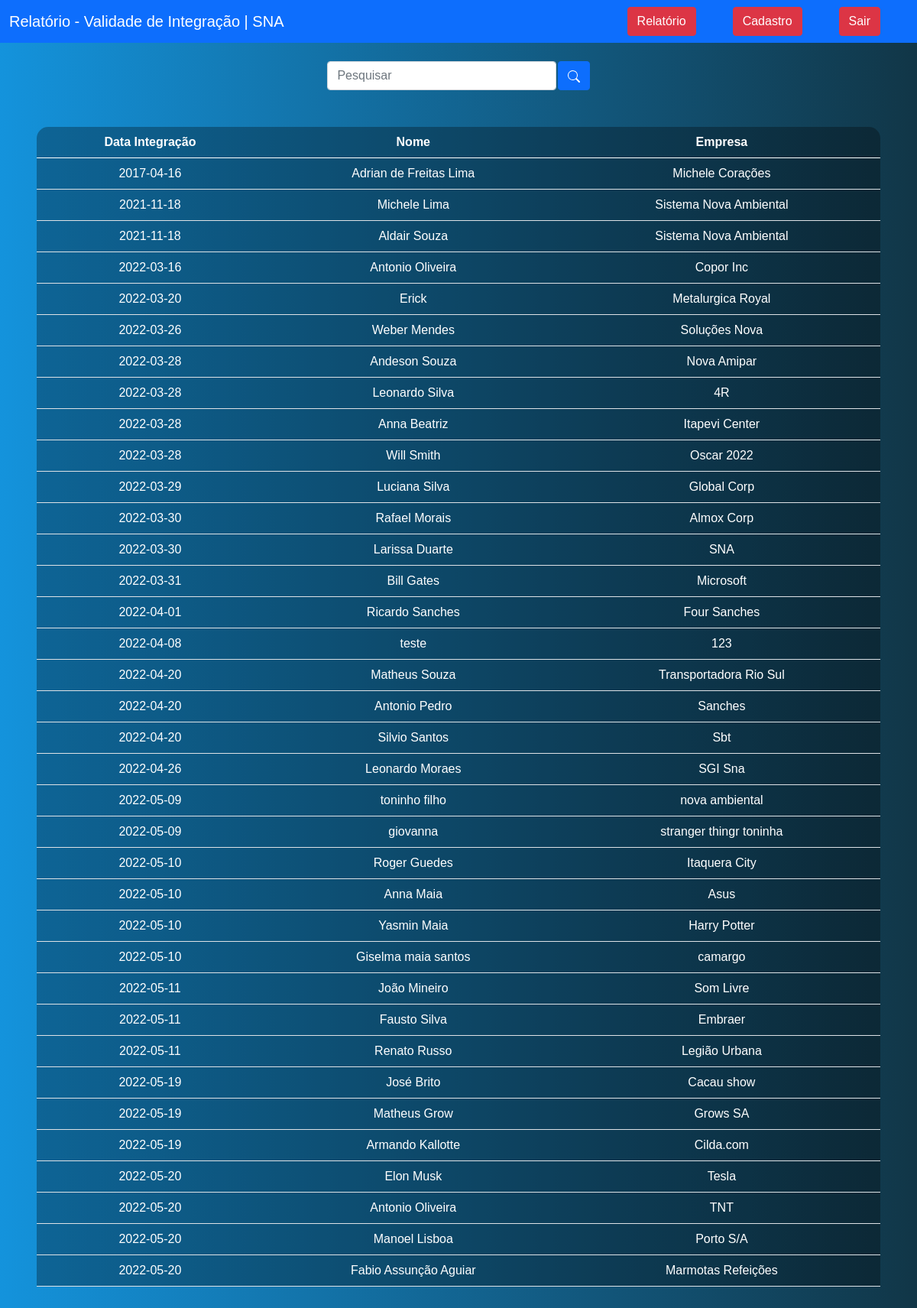
The page /formulario/IntegVencida.php (signed in) on the database its author committed.
### tables this page shows
CREATE TABLE `tab_cadastro` (
  `id` int(11) NOT NULL,
  `nome` varchar(45) NOT NULL,
  `rg` varchar(20) NOT NULL,
  `cnh` varchar(20) NOT NULL,
  `empresa` varchar(45) NOT NULL,
  `foto` varchar(50) NOT NULL,
  `motivo` varchar(50) NOT NULL,
  `autorizadopor` varchar(50) NOT NULL,
  `data_visita` date NOT NULL,
  `Hora_Entrada` time NOT NULL,
  `integracao` varchar(15) NOT NULL,
  `data_integ` date NOT NULL,
  `usoepis` varchar(20) NOT NULL,
  `observ` varchar(100) NOT NULL,
  `login` varchar(20) DEFAULT NULL,
  `senha` varchar(10) DEFAULT NULL
);

### formulario/IntegVencida.php (the view, shortened to what this page needs)
<?php
    include_once('config.php');
    if(!empty($_GET['search']))
    {
        $data = $_GET['search'];
        $sql = "SELECT * FROM tab_cadastro WHERE empresa LIKE '%$data%' or nome LIKE '%$data%' or rg LIKE '%$data%' ORDER BY id DESC";
    }
    else
    {
        $sql = "SELECT * FROM `tab_cadastro` ORDER BY `tab_cadastro`.`data_integ` ASC";
    }
        $result = $conexao->query($sql);
?>
<!DOCTYPE html>
<html lang="en">
<head>
    <link href="https://cdn.jsdelivr.net/npm/bootstrap@5.0.2/dist/css/bootstrap.min.css" rel="stylesheet">
</head>
<body>
    <nav class="navbar navbar-expand-lg navbar-dark bg-primary">
        <div class="container-fluid">
            <a class="navbar-brand" href="#">Relatório - Validade de Integração | SNA</a>
        </div>
        <div class="d-flex">
            <a href="sistema.php" class="btn btn-danger me-5">Relatório</a>
        </div>
        <div class="d-flex">
            <a href="formulario.php" class="btn btn-danger me-5">Cadastro</a>
        </div>
        <div class="d-flex">
            <a href="sair.php" class="btn btn-danger me-5">Sair</a>
        </div>
    </nav>
    <br>
    <div class="box-search">
        <input type="search" class="form-control w-25" placeholder="Pesquisar" id="pesquisar">
        <button onclick="searchData()" class="btn btn-primary">
        </button>
    </div>
    <div class="m-5">
        <table class="table text-white table-bg">
            <thead>
                <tr>
                    <th scope="col">Data Integração</th>
                    <th scope="col">Nome</th>
                    <th scope="col">Empresa</th>
                </tr>
            </thead>
            <tbody>
                <?php
                    while($user_data = mysqli_fetch_assoc($result)) {
                        echo "<tr>";
                        echo "<td>".$user_data['data_integ']."</td>";
                        echo "<td>".$user_data['nome']."</td>";
                        echo "<td>".$user_data['empresa']."</td>";
                    }
                    ?>
            </tbody>
        </table>
    </div>
</body>
</html>

### formulario/IntegVencida.php (style rules this page uses)
body { font-family: Arial, Helvetica, sans-serif; background: linear-gradient(to right, rgb(20, 147, 220), rgb(17, 54, 71)); color: white; text-align: center; }
.table-bg { background: rgba(0, 0, 0, 0.3); border-radius: 15px 15px 0 0; }
.box-search { display: flex; justify-content: center; gap: .1%; }

### rows shown on the page
tab_cadastro: data_integ "2017-04-16", nome "Adrian de Freitas Lima", empresa "Michele Corações"
tab_cadastro: data_integ "2021-11-18", nome "Michele Lima", empresa "Sistema Nova Ambiental"
tab_cadastro: data_integ "2021-11-18", nome "Aldair Souza", empresa "Sistema Nova Ambiental"
tab_cadastro: data_integ "2022-03-16", nome "Antonio Oliveira", empresa "Copor Inc"
tab_cadastro: data_integ "2022-03-20", nome "Erick", empresa "Metalurgica Royal"
tab_cadastro: data_integ "2022-03-26", nome "Weber Mendes", empresa "Soluções Nova"
tab_cadastro: data_integ "2022-03-28", nome "Andeson Souza", empresa "Nova Amipar"
tab_cadastro: data_integ "2022-03-28", nome "Leonardo Silva", empresa "4R"
tab_cadastro: data_integ "2022-03-28", nome "Anna Beatriz", empresa "Itapevi Center"
tab_cadastro: data_integ "2022-03-28", nome "Will Smith", empresa "Oscar 2022"
tab_cadastro: data_integ "2022-03-29", nome "Luciana Silva", empresa "Global Corp"
tab_cadastro: data_integ "2022-03-30", nome "Rafael Morais", empresa "Almox Corp"
tab_cadastro: data_integ "2022-03-30", nome "Larissa Duarte", empresa "SNA"
tab_cadastro: data_integ "2022-03-31", nome "Bill Gates", empresa "Microsoft"
tab_cadastro: data_integ "2022-04-01", nome "Ricardo Sanches", empresa "Four Sanches"
tab_cadastro: data_integ "2022-04-08", nome "teste", empresa "123"
tab_cadastro: data_integ "2022-04-20", nome "Matheus Souza", empresa "Transportadora Rio Sul"
tab_cadastro: data_integ "2022-04-20", nome "Antonio Pedro", empresa "Sanches"
tab_cadastro: data_integ "2022-04-20", nome "Silvio Santos", empresa "Sbt"
tab_cadastro: data_integ "2022-04-26", nome "Leonardo Moraes", empresa "SGI Sna"
tab_cadastro: data_integ "2022-05-09", nome "toninho filho", empresa "nova ambiental"
tab_cadastro: data_integ "2022-05-09", nome "giovanna", empresa "stranger thingr toninha"
tab_cadastro: data_integ "2022-05-10", nome "Roger Guedes", empresa "Itaquera City"
tab_cadastro: data_integ "2022-05-10", nome "Anna Maia", empresa "Asus"
tab_cadastro: data_integ "2022-05-10", nome "Yasmin Maia", empresa "Harry Potter"
tab_cadastro: data_integ "2022-05-10", nome "Giselma maia santos", empresa "camargo"
tab_cadastro: data_integ "2022-05-11", nome "João Mineiro", empresa "Som Livre"
tab_cadastro: data_integ "2022-05-11", nome "Fausto Silva", empresa "Embraer"
tab_cadastro: data_integ "2022-05-11", nome "Renato Russo", empresa "Legião Urbana"
tab_cadastro: data_integ "2022-05-19", nome "José Brito", empresa "Cacau show"
tab_cadastro: data_integ "2022-05-19", nome "Matheus Grow", empresa "Grows SA"
tab_cadastro: data_integ "2022-05-19", nome "Armando Kallotte", empresa "Cilda.com"
tab_cadastro: data_integ "2022-05-20", nome "Elon Musk", empresa "Tesla"
tab_cadastro: data_integ "2022-05-20", nome "Antonio Oliveira", empresa "TNT"
tab_cadastro: data_integ "2022-05-20", nome "Manoel Lisboa", empresa "Porto S/A"
tab_cadastro: data_integ "2022-05-20", nome "Fabio Assunção Aguiar", empresa "Marmotas Refeições"
